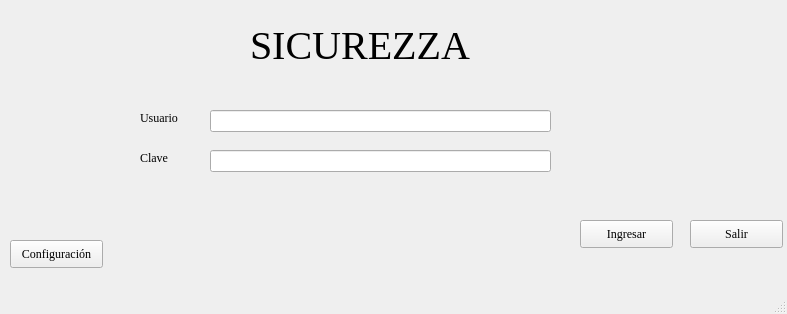
<?xml version="1.0" encoding="UTF-8"?>
<ui version="4.0">
 <class>MainWindow</class>
 <widget class="QMainWindow" name="MainWindow">
  <property name="geometry">
   <rect>
    <x>0</x>
    <y>0</y>
    <width>787</width>
    <height>314</height>
   </rect>
  </property>
  <property name="font">
   <font>
    <family>Times New Roman</family>
   </font>
  </property>
  <property name="windowTitle">
   <string>MainWindow</string>
  </property>
  <property name="styleSheet">
   <string notr="true">background-color:'#147AC6'</string>
  </property>
  <widget class="QWidget" name="centralwidget">
   <widget class="QLabel" name="label">
    <property name="geometry">
     <rect>
      <x>250</x>
      <y>20</y>
      <width>291</width>
      <height>51</height>
     </rect>
    </property>
    <property name="font">
     <font>
      <family>Times New Roman</family>
      <pointsize>30</pointsize>
     </font>
    </property>
    <property name="styleSheet">
     <string notr="true">color:'white'</string>
    </property>
    <property name="text">
     <string>SICUREZZA</string>
    </property>
   </widget>
   <widget class="QLabel" name="label_2">
    <property name="geometry">
     <rect>
      <x>140</x>
      <y>110</y>
      <width>55</width>
      <height>16</height>
     </rect>
    </property>
    <property name="styleSheet">
     <string notr="true">color:'white'</string>
    </property>
    <property name="text">
     <string>Usuario</string>
    </property>
   </widget>
   <widget class="QLabel" name="label_3">
    <property name="geometry">
     <rect>
      <x>140</x>
      <y>150</y>
      <width>55</width>
      <height>16</height>
     </rect>
    </property>
    <property name="styleSheet">
     <string notr="true">color:'white'</string>
    </property>
    <property name="text">
     <string>Clave</string>
    </property>
   </widget>
   <widget class="QLineEdit" name="lineEdit">
    <property name="geometry">
     <rect>
      <x>210</x>
      <y>110</y>
      <width>341</width>
      <height>22</height>
     </rect>
    </property>
    <property name="styleSheet">
     <string notr="true">background-color:'white'</string>
    </property>
   </widget>
   <widget class="QLineEdit" name="lineEdit_2">
    <property name="geometry">
     <rect>
      <x>210</x>
      <y>150</y>
      <width>341</width>
      <height>22</height>
     </rect>
    </property>
    <property name="styleSheet">
     <string notr="true">background-color:'white'</string>
    </property>
    <property name="text">
     <string/>
    </property>
    <property name="echoMode">
     <enum>QLineEdit::Password</enum>
    </property>
   </widget>
   <widget class="QPushButton" name="pushButton">
    <property name="geometry">
     <rect>
      <x>580</x>
      <y>220</y>
      <width>93</width>
      <height>28</height>
     </rect>
    </property>
    <property name="styleSheet">
     <string notr="true">background-color:'#95C633'</string>
    </property>
    <property name="text">
     <string>Ingresar</string>
    </property>
   </widget>
   <widget class="QPushButton" name="pushButton_2">
    <property name="geometry">
     <rect>
      <x>690</x>
      <y>220</y>
      <width>93</width>
      <height>28</height>
     </rect>
    </property>
    <property name="styleSheet">
     <string notr="true">background-color:'#FF6347'</string>
    </property>
    <property name="text">
     <string>Salir</string>
    </property>
   </widget>
   <widget class="QPushButton" name="pushButton_3">
    <property name="geometry">
     <rect>
      <x>10</x>
      <y>240</y>
      <width>93</width>
      <height>28</height>
     </rect>
    </property>
    <property name="styleSheet">
     <string notr="true">background-color:'#636569'</string>
    </property>
    <property name="text">
     <string>Configuración</string>
    </property>
   </widget>
  </widget>
  <widget class="QMenuBar" name="menubar">
   <property name="geometry">
    <rect>
     <x>0</x>
     <y>0</y>
     <width>787</width>
     <height>26</height>
    </rect>
   </property>
  </widget>
  <widget class="QStatusBar" name="statusbar"/>
 </widget>
 <resources/>
 <connections/>
</ui>
